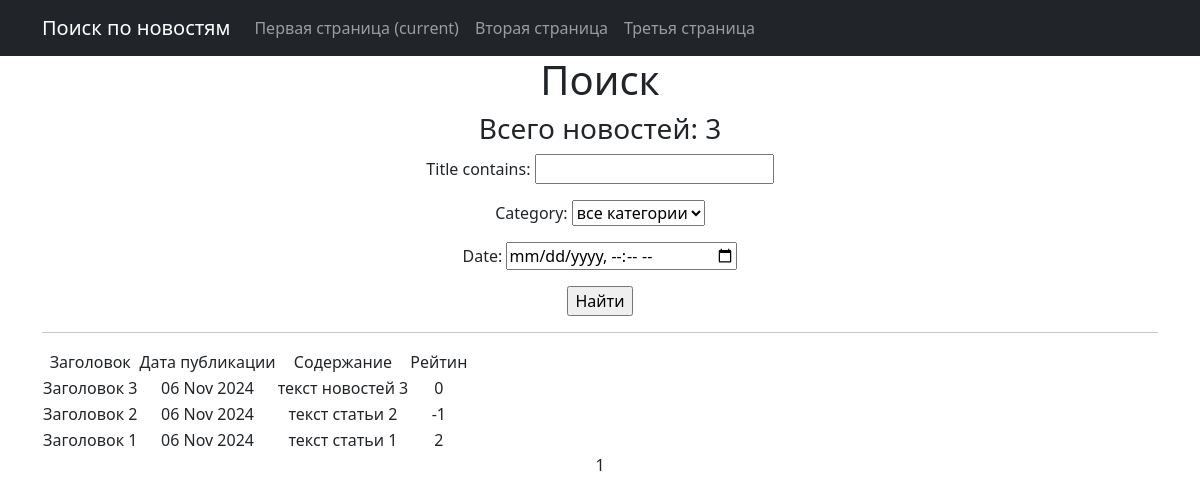
Page /news/search/ on the earlier database version.
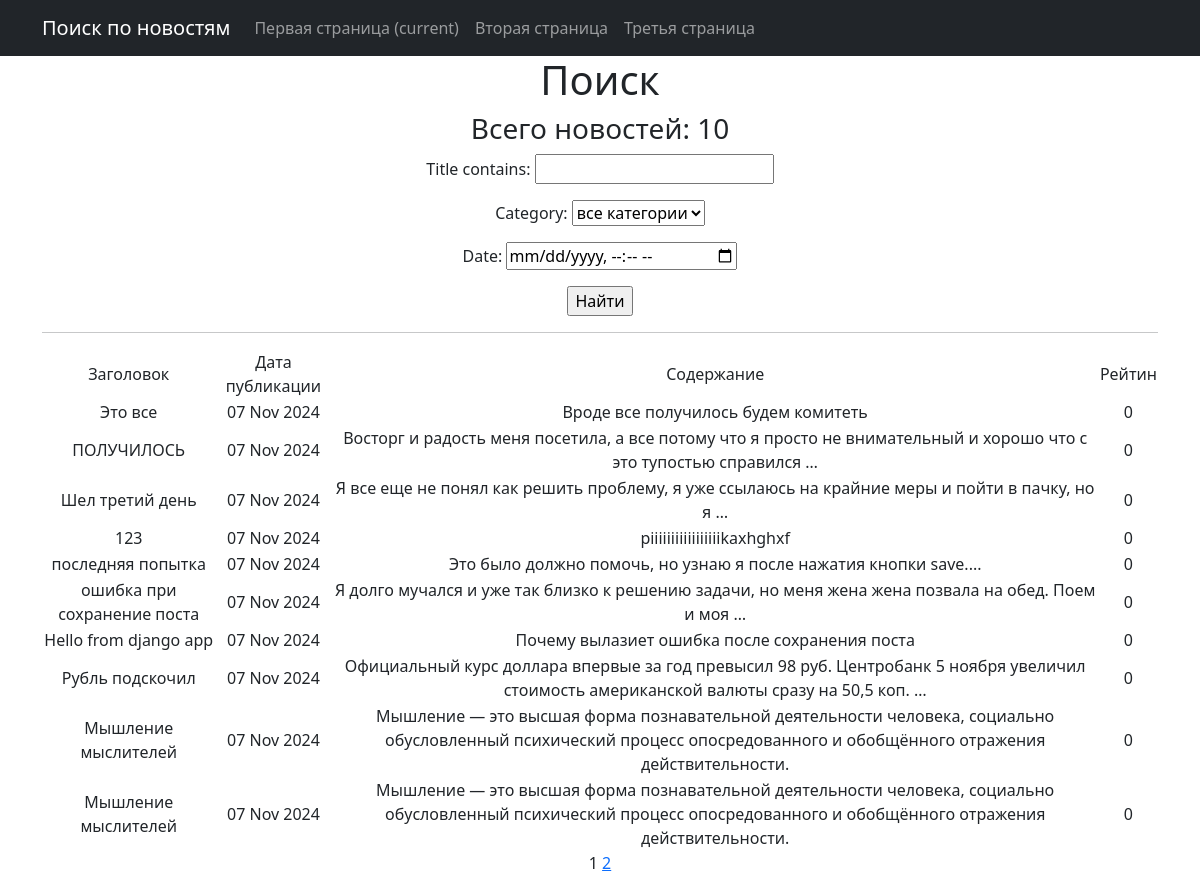
Same page on the later database version.
### news/models.py (models this page shows, shortened)
class Post(models.Model):
    author = models.ForeignKey(Author, on_delete=models.CASCADE, related_name='posts')
    post_type = models.CharField(max_length=2, choices=CONTENT, default=news)
    post_time = models.DateTimeField(auto_now_add=True)
    category = models.ManyToManyField(Category, through='PostCategory')
    title = models.CharField(max_length=255)
    text = models.TextField()
    rating = models.IntegerField(default=0)

### news/views.py (the view)
# urls.py: path('search/', NewsSearch.as_view(), name='post_search'),
class NewsSearch(ListView):
    model = Post
    ordering = '-post_time'
    template_name = 'search.html'
    context_object_name = 'news'
    paginate_by = 10
    def get_queryset(self):
        queryset = super().get_queryset()
        self.filterset = PostFilter(self.request.GET, queryset)
        return self.filterset.qs
    def get_context_data(self, **kwargs):
        context = super().get_context_data(**kwargs)
        context['filterset'] = self.filterset
        return context

### news/models.py (called while the page is built)
    def __str__(self):
        return self.name

### news/templatetags/censor_filter.py (called while the page is built)
@register.filter()
def censor(text):
    words = text.split()
    for i, word in enumerate(words):
        if word.lower().replace(',', '').replace('.', '').replace('!', '').replace('?', '') in CENSOR_WORDS:
            words[i] = word[0] + '*' * (len(word) - 1)
    return " ".join(words)

### news/templatetags/custom_tags.py (called while the page is built)
@register.simple_tag(takes_context=True)
def url_replace(context, **kwargs):
   d = context['request'].GET.copy()
   for k, v in kwargs.items():
      d[k] = v
   return d.urlencode()

### templates/search.html (shortened to what this page needs)
{% extends 'flatpages/default.html' %}
{% load censor_filter %}
{% load custom_tags %}
{% block title %}
Поиск по новостям
{% endblock title %}
{% block content %}
  <h1>Поиск</h1>
  <h3>Всего новостей: {{news|length}}</h3>
   <form action="" method="get">
       {{ filterset.form.as_p }}
       <input type="submit" value="Найти" />
   </form>
<hr>
   {% if news %}
       <table>
           <tr>
               <td>Заголовок</td>
               <td>Дата публикации</td>
               <td>Содержание</td>
               <td>Рейтин</td>
           </tr>
           {% for post in news%}
           <tr>
               <td>{{ post.title|censor }}</td>
               <td>{{ post.post_time|date:'d M Y' }}</td>
               <td>{{ post.text|truncatewords:20|censor }}</td>
               <td>{{ post.rating }}</td>
           </tr>
           {% endfor %}
       </table>
   {% else %}
       <h2>Новостей нет!</h2>
   {% endif %}
   {{ page_obj.number }}
   {% if page_obj.has_next %}
       <a href="?{% url_replace page=page_obj.next_page_number %}">{{ page_obj.next_page_number }}</a>
   {% endif %}
{% endblock content %}

Differences in the rows shown:
no longer on this page (row edited): Post: title|censor "Заголовок 3", post_time "06 Nov 2024", text|censor "текст новостей 3", rating "0"
removed Post: title|censor "Заголовок 2", post_time "06 Nov 2024", text|censor "текст статьи 2", rating "-1"
removed Post: title|censor "Заголовок 1", post_time "06 Nov 2024", text|censor "текст статьи 1", rating "2"
added Post: title|censor "Это все", post_time "07 Nov 2024", text|censor "Вроде все получилось будем комитеть", rating "0"
added Post: title|censor "ПОЛУЧИЛОСЬ", post_time "07 Nov 2024", text|censor "Восторг и радость меня посетила, а все потому что я просто не внимательный и хорошо что с это тупостью справился …", rating "0"
added Post: title|censor "Шел третий день", post_time "07 Nov 2024", text|censor "Я все еще не понял как решить проблему, я уже ссылаюсь на крайние меры и пойти в пачку, но я …", rating "0"
added Post: title|censor "123", post_time "07 Nov 2024", text|censor "piiiiiiiiiiiiiiiiikaxhghxf", rating "0"
added Post: title|censor "последняя попытка", post_time "07 Nov 2024", text|censor "Это было должно помочь, но узнаю я после нажатия кнопки save....", rating "0"
added Post: title|censor "ошибка при сохранение поста", post_time "07 Nov 2024", text|censor "Я долго мучался и уже так близко к решению задачи, но меня жена жена позвала на обед. Поем и моя …", rating "0"
added Post: title|censor "Hello from django app", post_time "07 Nov 2024", text|censor "Почему вылазиет ошибка после сохранения поста", rating "0"
added Post: title|censor "Рубль подскочил", post_time "07 Nov 2024", text|censor "Официальный курс доллара впервые за год превысил 98 руб. Центробанк 5 ноября увеличил стоимость американской валюты сразу на 50,5 коп. …", rating "0"
added Post: title|censor "Мышление мыслителей", post_time "07 Nov 2024", text|censor "Мышление — это высшая форма познавательной деятельности человека, социально обусловленный психический процесс опосредованного и обобщённого отражения действительности.", rating "0"
added Post: title|censor "Мышление мыслителей", post_time "07 Nov 2024", text|censor "Мышление — это высшая форма познавательной деятельности человека, социально обусловленный психический процесс опосредованного и обобщённого отражения действительности.", rating "0"
Other differences:
{{ news|length }}: "3" → "10"
{{ page_obj.next_page_number }}: (not shown) → "2"
